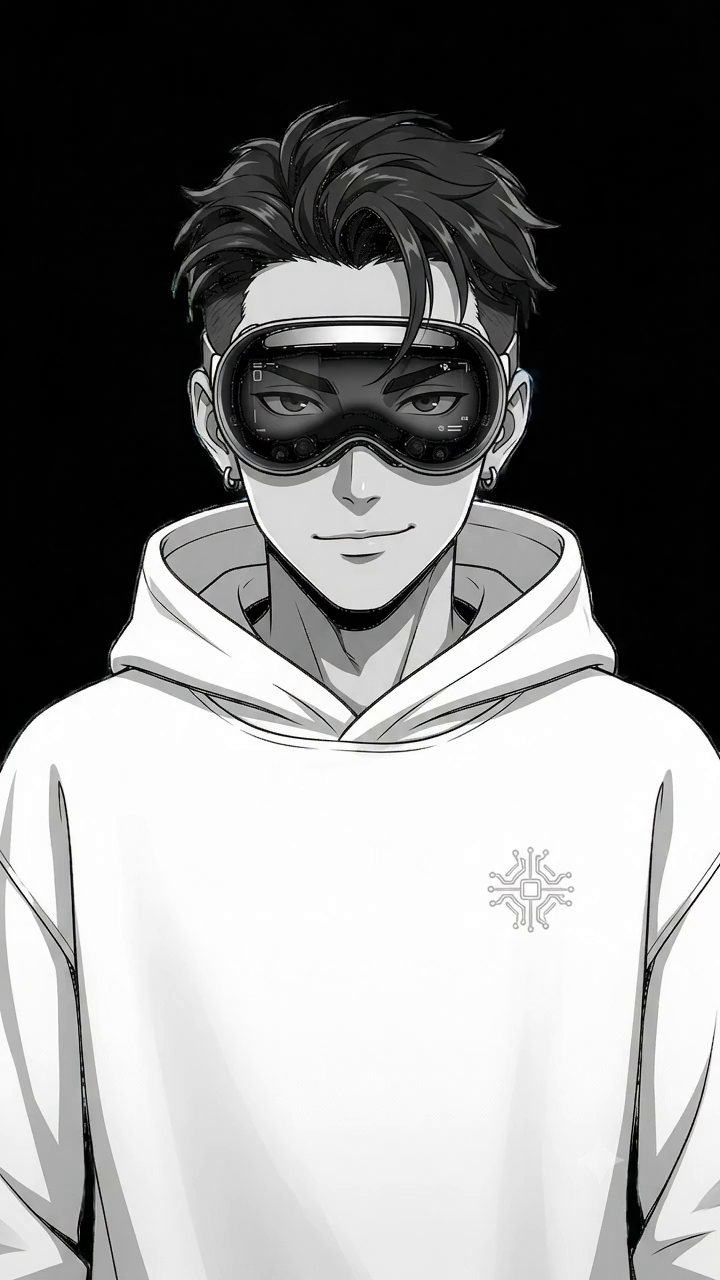
#> input picture frame 0 of marketing_factory/assets/Anime_boy_speaking_20261021214950.mp4, 720 x 1280 px, given in place of InShot_20261023_025813860 (1).mp4, which was not available
$ python generate_real_flow_demo.py
#> lines starting #> are read from the running program, lines starting #| are printed output that depends on the picture; pictures that were not available may be replaced by others from this repository, and a replacement may not be noted
import asyncio
import io
import os
import sys
import math
import subprocess
import shutil
import cv2
import numpy as np
from PIL import Image, ImageDraw

def ease_in_out_cubic(t):
    t = max(0.0, min(1.0, t))
    return 4 * t * t * t if t < 0.5 else 1 - math.pow(-2 * t + 2, 3) / 2

# [4 lines left out: function ease_out_back, not called in this run]

async def capture_real_flow():
    print("=" * 60)
    print("UPGRADING REAL APP DEMO TRACK (FEATURE SHOWCASE + MOTION MATH)")
    print("=" * 60)

    frames_dir = os.path.abspath("scratch/marketing_factory/flow_frames")
    if os.path.exists(frames_dir):
        shutil.rmtree(frames_dir)
    os.makedirs(frames_dir, exist_ok=True)

    fps = 25
    target_w, target_h = 880, 1912  # 2x mobile retina resolution

    # -------------------------------------------------------------
    # PART 1: Real InShot YouTube Screen Recording (4.8s = 120 frames)
    # -------------------------------------------------------------
    print("[1/3] Processing Real InShot Mobile YouTube Recording...")
    inshot_path = "marketing_factory/output/InShot_20261023_025813860 (1).mp4"
    cap_in = cv2.VideoCapture(inshot_path)

    num_part1_frames = 120
    frame_idx = 0

    for i in range(num_part1_frames):
        source_frame_num = int((i / float(num_part1_frames - 1)) * 180)
        cap_in.set(cv2.CAP_PROP_POS_FRAMES, source_frame_num)
        ret, frame = cap_in.read()
        if not ret:
            break

        fh, fw = frame.shape[:2]
        scale = max(target_w / fw, target_h / fh)
        nw, nh = int(round(fw * scale)), int(round(fh * scale))
        resized = cv2.resize(frame, (nw, nh), interpolation=cv2.INTER_LANCZOS4)
        x_off = (nw - target_w) // 2
        y_off = (nh - target_h) // 2
        cropped = resized[y_off : y_off + target_h, x_off : x_off + target_w]

        im = Image.fromarray(cv2.cvtColor(cropped, cv2.COLOR_BGR2RGB)).convert("RGBA")

        # When near the end (Copy Link tapped, around i >= 105), add spring tap ripple
        if 105 <= i <= 118:
            ring_f = (i - 105) / 13.0
            radius = int(16 + ease_out_back(ring_f, s=1.5) * 55)
            cx = target_w // 2
            cy = int(target_h * 0.94)  # "Copy link" position at bottom
            overlay = Image.new("RGBA", im.size, (0, 0, 0, 0))
            odraw = ImageDraw.Draw(overlay)
            alpha = max(0, int(230 * (1.0 - ring_f)))
            odraw.ellipse([cx - radius, cy - radius, cx + radius, cy + radius], outline=(255, 0, 85, alpha), width=5)
            im = Image.alpha_composite(im, overlay)

        out_frame_path = os.path.join(frames_dir, f"frame_{frame_idx:04d}.jpg")
        im.convert("RGB").save(out_frame_path, quality=95)
        frame_idx += 1

    cap_in.release()
    print(f"  Captured {frame_idx} Part 1 frames (4.80s @ 25fps).")

    # -------------------------------------------------------------
    # PART 2: HotShort Studio Feature Showcase (3.8s = 95 frames)
    # -------------------------------------------------------------
    print("[2/3] Capturing Silicon Valley Feature Showcase with Micro-Interactions...")
    cursor_img = Image.open("marketing_factory/assets/cursor.png").convert("RGBA")
    cursor_img = cursor_img.resize((int(cursor_img.width * 1.5), int(cursor_img.height * 1.5)))

    html_path = "file:///" + os.path.abspath("marketing_factory/assets/hotshort_mobile_studio.html").replace("\\", "/")

    from playwright.async_api import async_playwright
    async with async_playwright() as p:
        browser = await p.chromium.launch(channel="chrome", headless=True)
        context = await browser.new_context(
            viewport={"width": 440, "height": 956},
            device_scale_factor=2, # 880x1912
            is_mobile=True,
            has_touch=True
        )
        page = await context.new_page()
        await page.goto(html_path, wait_until="domcontentloaded")
        await asyncio.sleep(0.3)

        # Coordinates in 2x space:
        # Start cursor position:
        c_cur = [550, 1600]

        # Sub-sequence A: Link pasted, cursor glides to Caption Preset dropdown (18 frames = 0.72s)
        await page.evaluate("document.getElementById('inputBox').classList.add('focused')")
        dropdown_target = [440, 852]

        for f in range(18):
            t = f / 18.0
            # Organic human arc
            arc_offset = int(35 * math.sin(math.pi * t))
            cx = int(c_cur[0] + (dropdown_target[0] - c_cur[0]) * ease_in_out_cubic(t)) - arc_offset
            cy = int(c_cur[1] + (dropdown_target[1] - c_cur[1]) * ease_in_out_cubic(t))
            shot = await page.screenshot(type="jpeg", quality=95)
            im = Image.open(io.BytesIO(shot)).convert("RGBA")
            im.alpha_composite(cursor_img, (cx, cy))
            im.convert("RGB").save(os.path.join(frames_dir, f"frame_{frame_idx:04d}.jpg"), quality=95)
            frame_idx += 1

        c_cur = dropdown_target

        # Sub-sequence B: Click Dropdown -> Sheet slides up with spring blur (20 frames = 0.80s)
        await page.evaluate("""
            document.getElementById('dropdownTrigger').classList.add('active');
            document.getElementById('sheetOverlay').classList.add('open');
        """)

        hormozi_target = [440, 1480]
        for f in range(20):
            t = f / 20.0
            cx = int(c_cur[0] + (hormozi_target[0] - c_cur[0]) * ease_in_out_cubic(t))
            cy = int(c_cur[1] + (hormozi_target[1] - c_cur[1]) * ease_in_out_cubic(t))
            shot = await page.screenshot(type="jpeg", quality=95)
            im = Image.open(io.BytesIO(shot)).convert("RGBA")

            # Click ripple on dropdown click (first 8 frames)
            if f < 8:
                r_scale = ease_out_back(f / 8.0, s=1.2)
                rad = int(12 + r_scale * 30)
                ov = Image.new("RGBA", im.size, (0, 0, 0, 0))
                od = ImageDraw.Draw(ov)
                od.ellipse([c_cur[0] - rad, c_cur[1] - rad, c_cur[0] + rad, c_cur[1] + rad],
                           outline=(255, 170, 0, int(220 * (1 - f / 8.0))), width=4)
                im = Image.alpha_composite(im, ov)

            im.alpha_composite(cursor_img, (cx, cy))
            im.convert("RGB").save(os.path.join(frames_dir, f"frame_{frame_idx:04d}.jpg"), quality=95)
            frame_idx += 1

        c_cur = hormozi_target

        # Sub-sequence C: Click "Hormozi Bold" -> Sheet closes (18 frames = 0.72s)
        await page.evaluate("""
            document.getElementById('optHormozi').classList.add('selected');
        """)

        # Wait 4 frames then close sheet
        toggle_target = [754, 1050]
        for f in range(18):
            if f == 5:
                await page.evaluate("""
                    document.getElementById('sheetOverlay').classList.remove('open');
                    document.getElementById('dropdownTrigger').classList.remove('active');
                """)
            t = f / 18.0
            cx = int(c_cur[0] + (toggle_target[0] - c_cur[0]) * ease_in_out_cubic(t))
            cy = int(c_cur[1] + (toggle_target[1] - c_cur[1]) * ease_in_out_cubic(t))
            shot = await page.screenshot(type="jpeg", quality=95)
            im = Image.open(io.BytesIO(shot)).convert("RGBA")

            if f < 8:
                rad = int(10 + f * 5)
                ov = Image.new("RGBA", im.size, (0, 0, 0, 0))
                od = ImageDraw.Draw(ov)
                od.ellipse([c_cur[0] - rad, c_cur[1] - rad, c_cur[0] + rad, c_cur[1] + rad],
                           outline=(255, 170, 0, int(220 * (1 - f / 8.0))), width=4)
                im = Image.alpha_composite(im, ov)

            im.alpha_composite(cursor_img, (cx, cy))
            im.convert("RGB").save(os.path.join(frames_dir, f"frame_{frame_idx:04d}.jpg"), quality=95)
            frame_idx += 1

        c_cur = toggle_target

        # Sub-sequence D: Click Face-Tracking Switch ON -> Glide to Ignite (20 frames = 0.80s)
        await page.evaluate("""
            document.getElementById('toggleSwitch').classList.add('on');
        """)

        ignite_target = [440, 1240]
        for f in range(20):
            t = f / 20.0
            cx = int(c_cur[0] + (ignite_target[0] - c_cur[0]) * ease_in_out_cubic(t))
            cy = int(c_cur[1] + (ignite_target[1] - c_cur[1]) * ease_in_out_cubic(t))
            shot = await page.screenshot(type="jpeg", quality=95)
            im = Image.open(io.BytesIO(shot)).convert("RGBA")

            # Switch toggle click pulse
            if f < 8:
                rad = int(10 + f * 5)
                ov = Image.new("RGBA", im.size, (0, 0, 0, 0))
                od = ImageDraw.Draw(ov)
                od.ellipse([c_cur[0] - rad, c_cur[1] - rad, c_cur[0] + rad, c_cur[1] + rad],
                           outline=(0, 230, 118, int(240 * (1 - f / 8.0))), width=4)
                im = Image.alpha_composite(im, ov)

            im.alpha_composite(cursor_img, (cx, cy))
            im.convert("RGB").save(os.path.join(frames_dir, f"frame_{frame_idx:04d}.jpg"), quality=95)
            frame_idx += 1

        c_cur = ignite_target

        # Sub-sequence E: Click Ignite Button with golden spring ripple & Toast reveal (19 frames = 0.76s)
        await page.evaluate("""
            document.getElementById('igniteBtn').classList.add('clicked');
            document.getElementById('analysisToast').classList.add('show');
        """)

        for f in range(19):
            shot = await page.screenshot(type="jpeg", quality=95)
            im = Image.open(io.BytesIO(shot)).convert("RGBA")
            if f < 14:
                r_scale = ease_out_back(f / 14.0, s=1.4)
                rad = int(16 + r_scale * 70)
                ov = Image.new("RGBA", im.size, (0, 0, 0, 0))
                od = ImageDraw.Draw(ov)
                alpha = max(0, int(240 * (1.0 - f / 14.0)))
                od.ellipse([c_cur[0] - rad, c_cur[1] - rad, c_cur[0] + rad, c_cur[1] + rad],
                           outline=(255, 170, 0, alpha), width=5)
                im = Image.alpha_composite(im, ov)

            im.alpha_composite(cursor_img, (c_cur[0] - 10, c_cur[1] - 10))
            im.convert("RGB").save(os.path.join(frames_dir, f"frame_{frame_idx:04d}.jpg"), quality=95)
            frame_idx += 1

        await browser.close()

    print(f"  Captured Part 2 frames (total frame_idx = {frame_idx}).")

    # -------------------------------------------------------------
    # PART 3: Reveal Full Generated Viral Speed Short Playing (4.6s = 115 frames)
    # -------------------------------------------------------------
    print("[3/3] Appending Playing Crystal-Clear Viral Speed Short...")
    short_clip_path = "marketing_factory/output/a3f63caa_branded_1_388_467.mp4"
    if not os.path.exists(short_clip_path):
        short_clip_path = "static/clip_files/77e3be44_branded_6_570_641.mp4"

    cap_short = cv2.VideoCapture(short_clip_path)
    cap_short.set(cv2.CAP_PROP_POS_FRAMES, 60)

    num_part3_frames = 115
    for _ in range(num_part3_frames):
        ret, s_frame = cap_short.read()
        if not ret:
            cap_short.set(cv2.CAP_PROP_POS_FRAMES, 0)
            ret, s_frame = cap_short.read()

        sf_h, sf_w = s_frame.shape[:2]
        scale = max(target_w / sf_w, target_h / sf_h)
        nw, nh = int(round(sf_w * scale)), int(round(sf_h * scale))
        resized = cv2.resize(s_frame, (nw, nh), interpolation=cv2.INTER_LANCZOS4)
        x_off = (nw - target_w) // 2
        y_off = (nh - target_h) // 2
        cropped = resized[y_off : y_off + target_h, x_off : x_off + target_w]

        im = Image.fromarray(cv2.cvtColor(cropped, cv2.COLOR_BGR2RGB))
        out_frame_path = os.path.join(frames_dir, f"frame_{frame_idx:04d}.jpg")
        im.save(out_frame_path, quality=95)
        frame_idx += 1

    cap_short.release()
    print(f"Total Master Demo Frames: {frame_idx} ({(frame_idx / fps):.2f}s @ {fps}fps)")

    # Encode to MP4
    output_mp4 = os.path.abspath("marketing_factory/assets/real_app_demo.mp4")
    print(f"Encoding upgraded master demo track to {output_mp4} with ffmpeg (CRF 14)...")
    ffmpeg_cmd = [
        "ffmpeg", "-y",
        "-framerate", str(fps),
        "-i", os.path.join(frames_dir, "frame_%04d.jpg"),
        "-c:v", "libx264",
        "-crf", "14",
        "-preset", "slow",
        "-pix_fmt", "yuv420p",
        output_mp4
    ]
    subprocess.run(ffmpeg_cmd, check=True)
    print(f"SUCCESS: Upgraded Master App Demo generated at {output_mp4}")
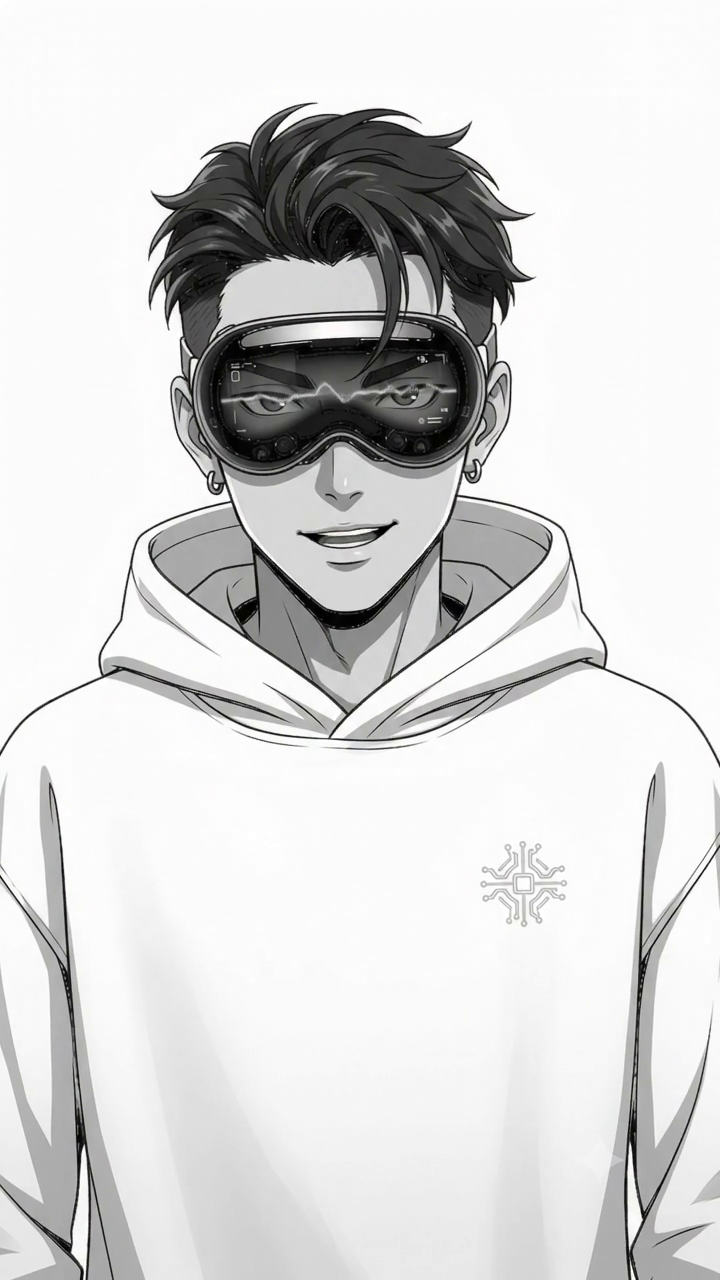
#> input picture frame 22 of marketing_factory/assets/Anime_boy_speaking_20261021214950.mp4, 720 x 1280 px, given in place of InShot_20261023_025813860 (1).mp4, which was not available
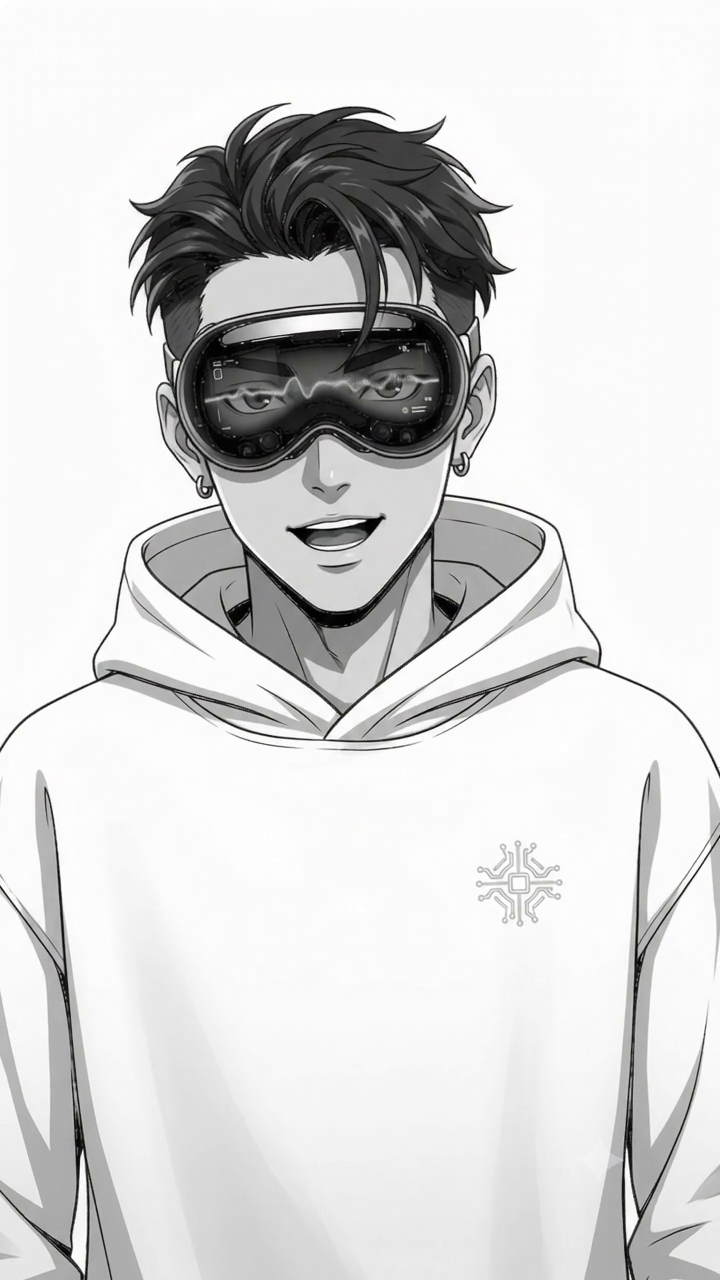
#> input picture frame 25 of marketing_factory/assets/Anime_boy_speaking_20261021214950.mp4, 720 x 1280 px, given in place of InShot_20261023_025813860 (1).mp4, which was not available
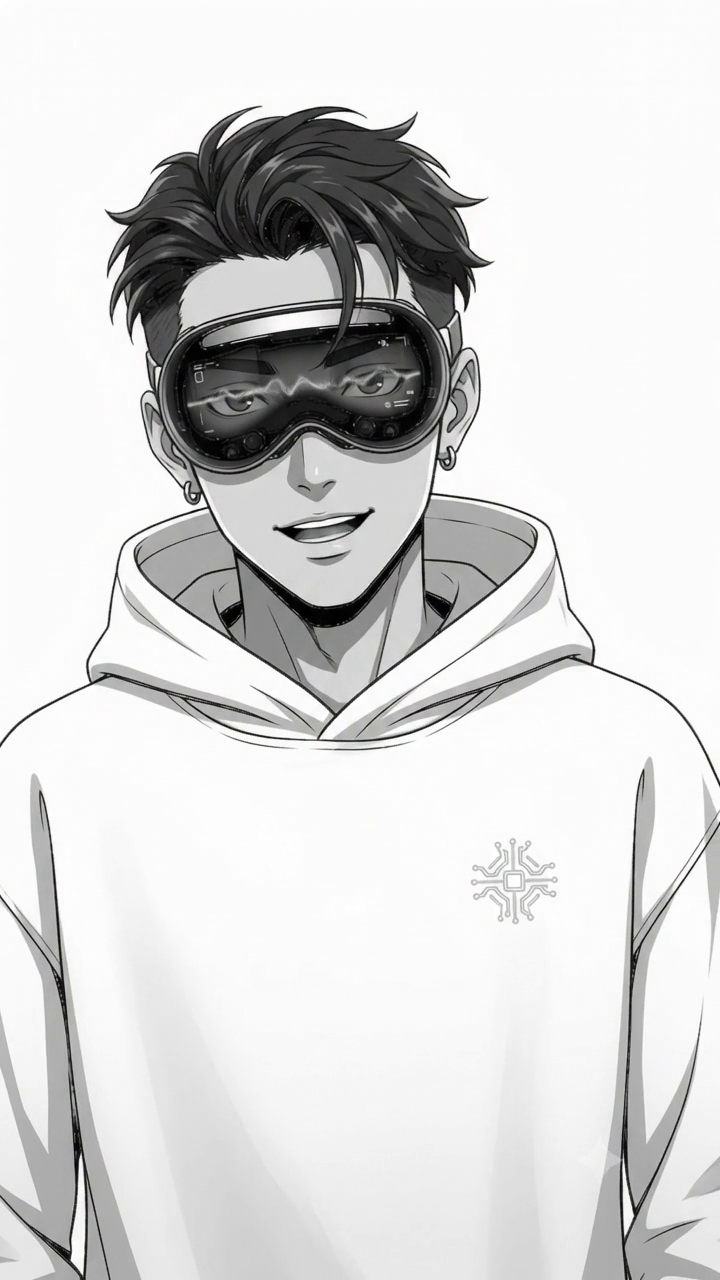
#> input picture frame 28 of marketing_factory/assets/Anime_boy_speaking_20261021214950.mp4, 720 x 1280 px, given in place of InShot_20261023_025813860 (1).mp4, which was not available
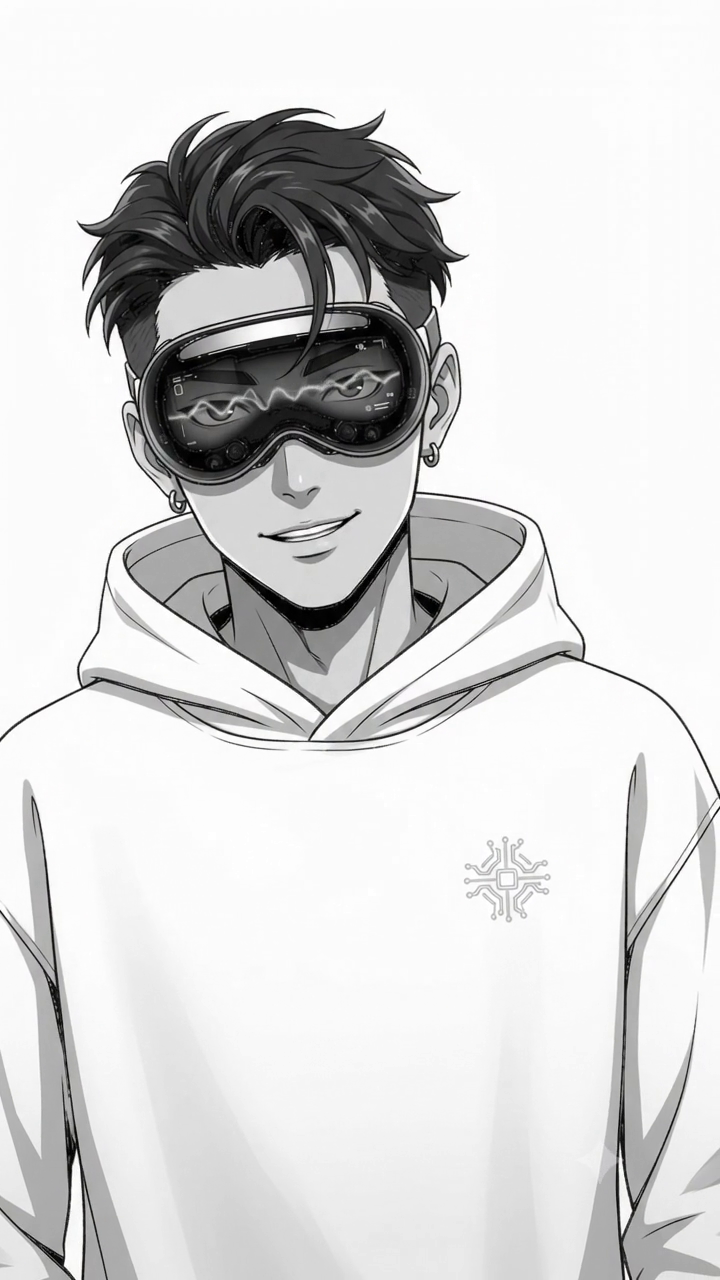
#> input picture frame 34 of marketing_factory/assets/Anime_boy_speaking_20261021214950.mp4, 720 x 1280 px, given in place of InShot_20261023_025813860 (1).mp4, which was not available
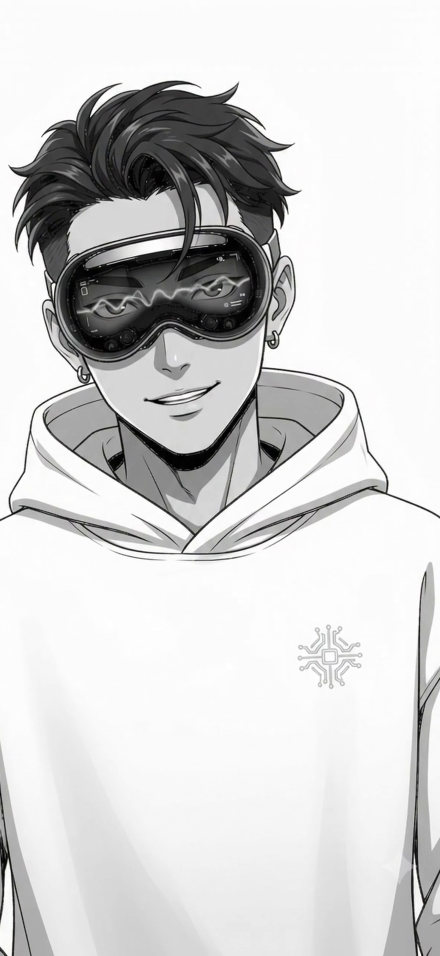
#> saved as frame_0023.jpg: PIL image 880x1912 RGB (shown at 1/2 size); mean R, G, B 210.6, 210.5, 210.5

if __name__ == "__main__":
    asyncio.run(capture_real_flow())
